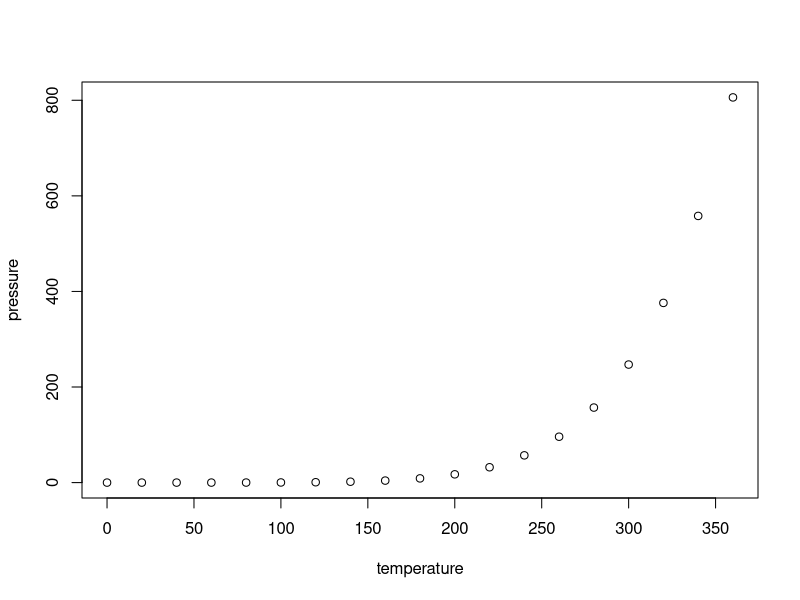
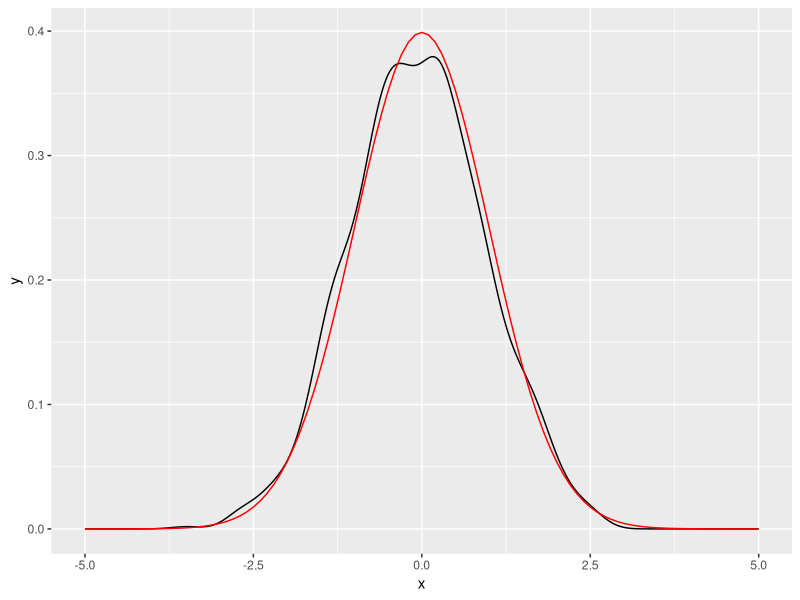

Write the R code that produced these figures, in order.
## ---- chunk 1
summary(cars)
## ---- chunk 2
plot(pressure)
## ---- chunk 3
library(ggplot2)
df <- data.frame(x = rnorm(1000))
x <- df$x
base <- ggplot(df, aes(x)) + geom_density()  + scale_x_continuous(limits = c(-5, 5))
base + stat_function(fun = dnorm, colour = "red")
